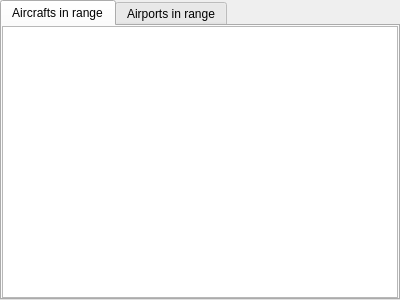
<?xml version="1.0" encoding="UTF-8"?>
<ui version="4.0">
 <class>CAircraftComponent</class>
 <widget class="QTabWidget" name="CAircraftComponent">
  <property name="geometry">
   <rect>
    <x>0</x>
    <y>0</y>
    <width>400</width>
    <height>300</height>
   </rect>
  </property>
  <property name="sizePolicy">
   <sizepolicy hsizetype="Expanding" vsizetype="Expanding">
    <horstretch>0</horstretch>
    <verstretch>0</verstretch>
   </sizepolicy>
  </property>
  <property name="windowTitle">
   <string>Airports in range</string>
  </property>
  <property name="currentIndex">
   <number>0</number>
  </property>
  <widget class="QWidget" name="tb_AircraftsInRange">
   <attribute name="title">
    <string>Aircrafts in range</string>
   </attribute>
   <layout class="QVBoxLayout" name="vl_AircraftsInRange">
    <property name="spacing">
     <number>0</number>
    </property>
    <property name="leftMargin">
     <number>0</number>
    </property>
    <property name="topMargin">
     <number>0</number>
    </property>
    <property name="rightMargin">
     <number>0</number>
    </property>
    <property name="bottomMargin">
     <number>0</number>
    </property>
    <item>
     <widget class="BlackGui::Views::CAircraftView" name="tvp_AircraftsInRange">
      <attribute name="verticalHeaderVisible">
       <bool>false</bool>
      </attribute>
     </widget>
    </item>
   </layout>
  </widget>
  <widget class="QWidget" name="tb_AirportsInRange">
   <attribute name="title">
    <string>Airports in range</string>
   </attribute>
   <layout class="QVBoxLayout" name="vl_AirportsInRange">
    <property name="spacing">
     <number>0</number>
    </property>
    <property name="leftMargin">
     <number>0</number>
    </property>
    <property name="topMargin">
     <number>0</number>
    </property>
    <property name="rightMargin">
     <number>0</number>
    </property>
    <property name="bottomMargin">
     <number>0</number>
    </property>
    <item>
     <widget class="BlackGui::Views::CAirportView" name="tvp_AirportsInRange">
      <attribute name="verticalHeaderVisible">
       <bool>false</bool>
      </attribute>
     </widget>
    </item>
   </layout>
  </widget>
 </widget>
 <customwidgets>
  <customwidget>
   <class>BlackGui::Views::CAircraftView</class>
   <extends>QTableView</extends>
   <header>blackgui/views/aircraftview.h</header>
  </customwidget>
  <customwidget>
   <class>BlackGui::Views::CAirportView</class>
   <extends>QTableView</extends>
   <header>blackgui/views/airportview.h</header>
  </customwidget>
 </customwidgets>
 <resources/>
 <connections/>
</ui>
